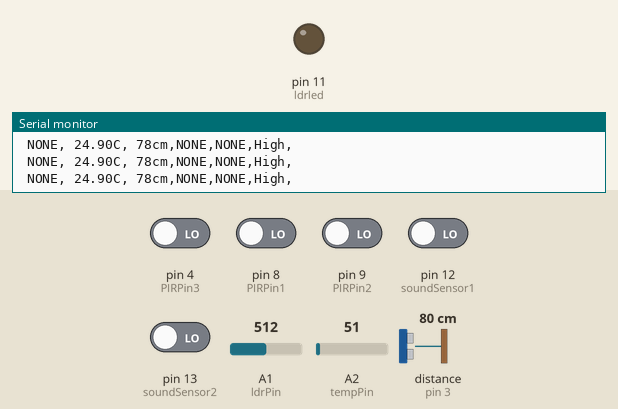
The sketch below on a simulated Arduino Uno, built with avr-gcc and run on an emulated ATmega328P. Shown: output pins drawn as LEDs (lit = HIGH), the last lines printed to the serial monitor. Wiring (inferred from the names in the program): ultrasonic range finder: trigger pin 2; echo pin 3. The test bench sets the inputs (shaded band); at power-on: pin 4 (PIRPin3), pin 8 (PIRPin1), pin 9 (PIRPin2), pin 12 (soundSensor1), pin 13 (soundSensor2) LOW, A1 (ldrPin) = 512, A2 (tempPin) = 51, distance to the obstacle (sensor on pin 3) 80 cm. The echo pulse lasts 58.3 µs per cm; pins used as bus, display or sensor lines are not drawn.

Above: at 1.2 s.
1.3 s: A1 (ldrPin) set to 14
3.3 s: A1 (ldrPin) set to 11
At 4.6 s:
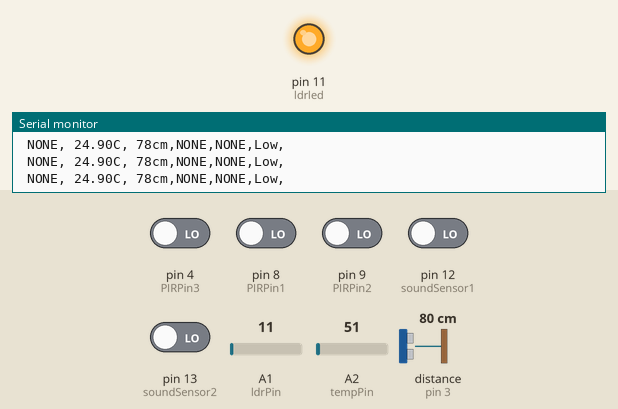
7.9 s: A2 (tempPin) set to 22
10.9 s: A2 (tempPin) set to 19
Timing chart, 0 to 13.9 s (numbered marks = the images above; inputs shaded):
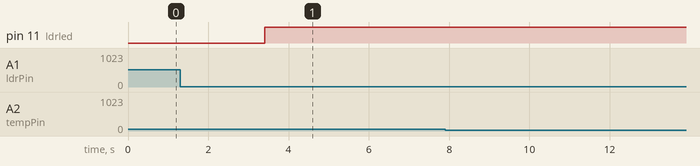

Measured:
- the behaviour switches between 13 and 12 on A1 (ldrPin) (found by bisection; images 0 and 1)
- after the input at 3.3 s, pin 11 (ldrled): LOW → HIGH after 0.11 s

The sketch:

Sensor_Outputs.ino
```cpp
int x = 0;
int y = 0;
int ledPin = 13;
int num = 0;
int ls = 0;

int PIRPin1 = 8 ;
int PIRPin2 = 9;
int PIRPin3 = 4;//PIR sensor
int PIRout1;
int PIRout2;
int PIRout3;
int triggerPin = 2;    //Ultrasonic sensor
int echoPin = 3; //Ultrasonic sensor
int distance;
int val;
int tempPin = A2;
int tim;
int sound = 0;

int soundSensor1 = 12;
int soundSensor2 = 13;
int ldrPin = A1;
int ldrval;
int ldrled = 11;


void setup() {
Serial.begin(9600);

  pinMode(PIRPin1, INPUT);
  pinMode(PIRPin2, INPUT);
  pinMode(PIRPin3, INPUT);
  pinMode(echoPin, INPUT);
  pinMode(triggerPin, OUTPUT);
  pinMode (tempPin, INPUT);
  pinMode (soundSensor1, INPUT);
  pinMode (soundSensor2, INPUT);
  pinMode(ldrPin, INPUT);
  pinMode(ldrled, OUTPUT);

}

void loop() {
  int statusSensor1 = digitalRead (soundSensor1);
  int statusSensor2 = digitalRead (soundSensor2);
  ldrval = analogRead(ldrPin);


  if (statusSensor1 == 1 || statusSensor2 == 1)
  {
    sound = 1;
  }

  else
  {
    sound = 0;
  }


 digitalWrite(triggerPin,LOW);
 delayMicroseconds(2);
 digitalWrite(triggerPin,HIGH);
 delayMicroseconds(10);
 digitalWrite(triggerPin,LOW);
 delayMicroseconds(2);
 tim = pulseIn(echoPin,HIGH);
 distance = tim * 0.034/2;
//Serial.println(statusSensor1);
//Serial.print(statusSensor2);
//Serial.print(statusSensor3);
//Serial.println(distance);


 val = analogRead(tempPin);
 float m = (val/1024.0)*5000;
 float cel = m/10;
 PIRout1 = digitalRead(PIRPin1);
 PIRout2 = digitalRead(PIRPin2);
 PIRout3 = digitalRead(PIRPin3);

 if(PIRout1 == 1) {
Serial.print(" FRONT");
x = 1;
}
else if(PIRout2 == 1) {
Serial.print(" LEFT");
x = 2;
}
else if(PIRout3 == 1) {
Serial.print(" RIGHT");
x = 3;
}
else if(PIRout1 == 0 || PIRout2 == 0 || PIRout3 == 0) {
Serial.print(" NONE");
}

Serial.print(",");

Serial.print(" ");
Serial.print((float)cel);
Serial.print("C");
Serial.print(",");

Serial.print(" ");
Serial.print(distance);
Serial.print("cm");
Serial.print(",");


if (sound == 1) {
 Serial.print("DETECTED");
}
else {
Serial.print("NONE");
}
Serial.print(",");


if (sound == 1) {
  if (x == 1) {
   Serial.print(" FROM FRONT");
  }
   else if (x == 2) {
   Serial.print(" FROM LEFT");
  }
   else if (x == 3) {
   Serial.print(" FROM RIGHT");
  }
   else {
   Serial.print(" FROM BACK");
  }


}
  else {
    y = 0;
    Serial.print("NONE");
  }

Serial.print(",");

if (ldrval < 13) {
  Serial.print("Low");
  ls = 10;
   digitalWrite(ldrled, HIGH);
}

else if (ldrval > 120) {
 Serial.print("High");
 ls = 5;
 digitalWrite(ldrled, LOW);
}
else if ( 26 < ldrval < 119) {
 Serial.print("Normal");
 ls = 5;
 digitalWrite(ldrled, LOW);

}

delay(100);
Serial.println(",");


}
```
